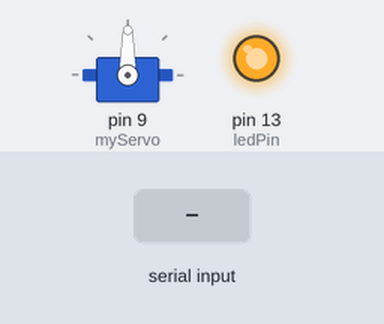
The sketch below on a simulated Arduino Uno, built with avr-gcc and run on an emulated ATmega328P. Parts: servo, output pins drawn as LEDs (lit = HIGH). Dashed ring = blinking. The inputs (shaded band) are chosen by the test bench. What the sketch prints to the serial monitor is not drawn.

Above: at 1.2 s.
1.3 s: "B 45\n" received over Serial
At 4.2 s:
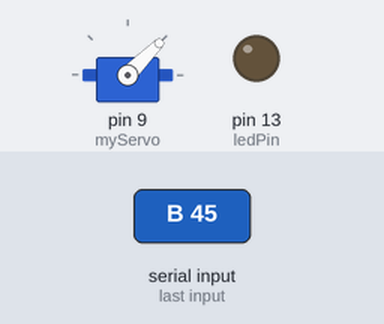
4.3 s: byte 32 (' ') received over Serial
At 6.1 s:
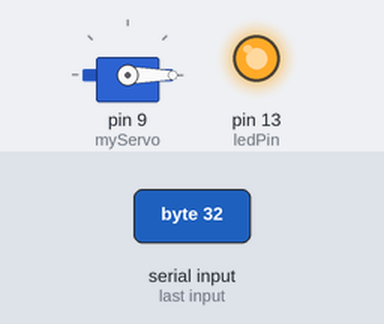
7.3 s: "30 150\n" received over Serial
At 8.1 s:
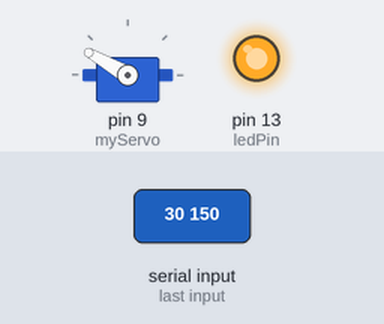
10.3 s: "30 150\n" received over Serial
At 11.1 s:
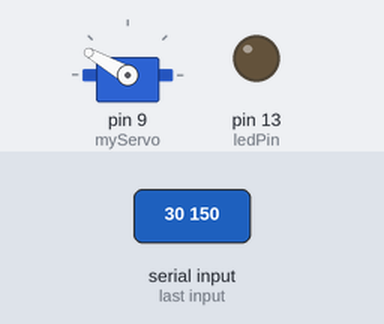
11.8 s: "90 45\n" received over Serial
At 13.0 s:
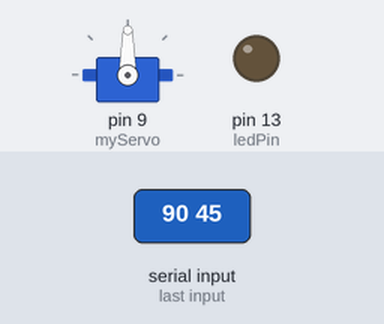
14.8 s: "A 45\n" received over Serial
At 15.6 s:
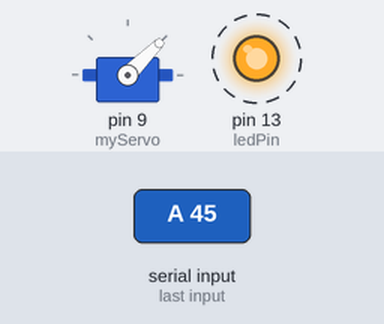
Timing chart, 0 to 18.8 s (numbered marks = the images above; inputs shaded):
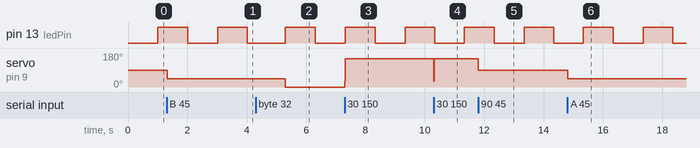

The sketch:

Arduino-Uno_Range_TD8115MG.ino
```cpp
#include <Servo.h>

// 定义舵机对象，用于控制舵机的转动
Servo myServo;

// 定义滑动变阻器连接的引脚，使用 Arduino 的模拟输入引脚 A0
const int potPin = A0;
// 定义 LED 连接的引脚，使用 Arduino 开发板上的数字引脚 13
const int ledPin = 13;

// 定义舵机 PWM 信号范围
// 舵机的最小 PWM 信号宽度为 500 微秒，对应舵机的最小转动角度
const int minPulse = 500;
// 舵机的最大 PWM 信号宽度为 2500 微秒，对应舵机的最大转动角度
const int maxPulse = 2500;

// 定义 LED 闪烁间隔时间范围
// 最快闪烁间隔为 100 毫秒，即 LED 闪烁最快的时间间隔
const int minBlinkInterval = 100;
// 最慢闪烁间隔为 1000 毫秒，即 LED 闪烁最慢的时间间隔
const int maxBlinkInterval = 1000;

// 记录上一次 LED 闪烁的时间，用于实现定时闪烁功能
unsigned long previousMillis = 0;
// 当前 LED 的闪烁间隔时间，会根据滑动变阻器的位置而改变
int blinkInterval = maxBlinkInterval;
// LED 的当前状态，LOW 表示熄灭，HIGH 表示点亮
bool ledState = LOW;

// 模式选择标志，用于记录用户选择的工作模式，初始值为空格表示未选择
char mode = ' ';
// 标志位，用于判断是否有新的角度输入
bool newAngleReceived = false;
// 记录当前舵机的角度，初始值为 0
int currentAngle = 0;

void setup() {
  // 初始化舵机，将舵机连接到数字引脚 9，并设置其 PWM 信号的最小和最大宽度
  myServo.attach(9, minPulse, maxPulse);

  // 将 LED 引脚设置为输出模式，以便可以控制 LED 的点亮和熄灭
  pinMode(ledPin, OUTPUT);

  // 打开串口通信，设置波特率为 9600，用于与计算机进行数据交互
  Serial.begin(9600);

  // 在串口监视器上显示提示信息，让用户选择工作模式
  Serial.println("选择模式：电阻模拟(A)或串口发送角度(B)");
}

void loop() {
  // 如果还没有选择工作模式
  if (mode == ' ') {
    // 检查串口是否有数据可读
    if (Serial.available() > 0) {
      // 读取串口接收到的字符，并将其赋值给模式选择标志
      mode = Serial.read();
      // 如果用户输入的字符不是 'A' 也不是 'B'
      if (mode != 'A' && mode != 'B') {
        // 在串口监视器上显示错误提示信息，让用户重新输入
        Serial.println("无效的选择，请输入 A 或 B");
        // 将模式选择标志重置为空格，表示未选择模式
        mode = ' ';
      }
    }
  }
  // 如果用户选择了电阻模拟模式（A）
  else if (mode == 'A') {
    // 读取滑动变阻器连接的模拟引脚 A0 的值，范围是 0 - 1023
    int potValue = analogRead(potPin);

    // 将滑动变阻器读取到的模拟值（0 - 1023）映射到舵机的角度范围（0 - 180 度）
    int servoAngle = map(potValue, 0, 1023, 0, 180);

    // 将滑动变阻器的模拟值映射到 LED 的闪烁间隔时间范围（maxBlinkInterval - minBlinkInterval）
    blinkInterval = map(potValue, 0, 1023, maxBlinkInterval, minBlinkInterval);

    // 根据计算得到的角度值，控制舵机转动到相应的角度
    myServo.write(servoAngle);

    // 在串口监视器上打印滑动变阻器的值、舵机的角度和 LED 的闪烁间隔时间，方便调试和观察
    Serial.print("Potentiometer Value: ");
    Serial.print(potValue);
    Serial.print(", Servo Angle: ");
    Serial.print(servoAngle);
    Serial.print(", Blink Interval: ");
    Serial.println(blinkInterval);
  }
  // 如果用户选择了串口发送角度模式（B）
  else if (mode == 'B') {
    // 检查串口是否有数据可读
    if (Serial.available() > 0) {
      // 从串口读取一个整数值，作为用户输入的舵机角度
      int angle = Serial.parseInt();
      // 检查输入的角度是否在 0 - 180 度的有效范围内
      if (angle >= 0 && angle <= 180) {
        // 根据用户输入的有效角度，控制舵机转动到相应的角度
        myServo.write(angle);
        // 更新当前舵机的角度
        currentAngle = angle;
        // 在串口监视器上显示舵机已经转动到的角度
        Serial.print("舵机已转到角度: ");
        Serial.println(angle);
        // 设置标志位，表示有新的角度输入
        newAngleReceived = true;
      } else {
        // 如果输入的角度无效，在串口监视器上显示错误提示信息
        Serial.println("输入的角度无效，请输入 0 - 180 度之间的角度");
      }
      // 清空串口缓冲区，避免残留数据影响下次读取
      while (Serial.available() > 0) {
        Serial.read();
      }
    }
    // 如果没有新的角度输入，保持舵机当前角度
    else if (!newAngleReceived) {
      myServo.write(currentAngle);
    }
    // 当处理完一次新的角度输入后，重置标志位
    else {
      newAngleReceived = false;
    }
  }

  // 获取当前的系统时间，单位为毫秒
  unsigned long currentMillis = millis();

  // 判断是否已经达到了 LED 的闪烁间隔时间
  if (currentMillis - previousMillis >= blinkInterval) {
    // 更新上一次 LED 闪烁的时间为当前时间
    previousMillis = currentMillis;

    // 切换 LED 的状态，即如果当前是点亮状态则熄灭，如果是熄灭状态则点亮
    ledState = !ledState;
    // 根据切换后的状态控制 LED 引脚的电平，实现 LED 的闪烁
    digitalWrite(ledPin, ledState);
  }

  // 稍微延迟 10 毫秒，避免程序读取数据过快，减少资源占用
  delay(10);
}
```

Measured:
- after the input at 1.3 s, servo on pin 9 (myServo): 90° → 45° at once
- after the input at 4.3 s, servo on pin 9 (myServo): 45° → 0° after 1.0 s
- after the input at 7.3 s, servo on pin 9 (myServo): 0° → 150° at once
- after the input at 10.3 s, servo on pin 9 (myServo): 150° → 30° at once, → 150° 0.01 s later
- after the input at 11.8 s, servo on pin 9 (myServo): 150° → 90° at once
- after the input at 14.8 s, servo on pin 9 (myServo): 90° → 45° at once
- by itself, pin 13 (ledPin): alternates HIGH for 1.0 s and LOW for 1.0 s
